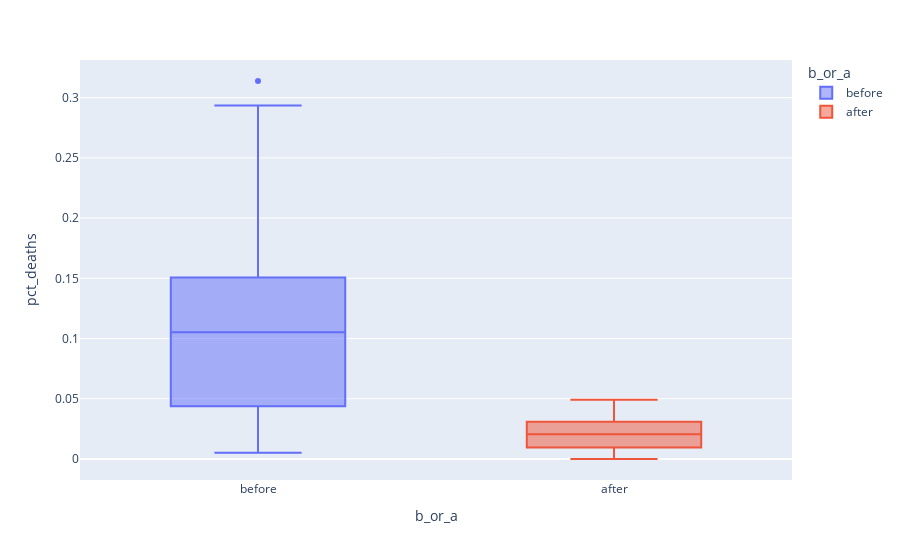

Notebook code cell kept with this figure:
### Code cell
# ba = df_monthly.b_or_a.value_counts()
fig = px.box(df_monthly, x='b_or_a', y='pct_deaths',
             color='b_or_a')
fig.show()

### Figure 1 — Plotly figure (JSON) as saved in the notebook; plotly's stock layout.template omitted (floating-point values rounded to 4 significant figures)
{"data": [{"alignmentgroup": "True", "hovertemplate": "b_or_a=%{x}<br>pct_deaths=%{y}<extra></extra>", "legendgroup": "before", "marker": {"color": "#636efa"}, "name": "before", "notched": false, "offsetgroup": "before", "orientation": "v", "showlegend": true, "type": "box", "x": ["before", "before", "before", "before", "before", "before", "before", "before", "before", "before", "before", "before", "before", "before", "before", "before", "before", "before", "before", "before", "before", "before", "before", "before", "before", "before", "before", "before", "before", "before", "before", "before", "before", "before", "before", "before", "before", "before", "before", "before", "before", "before", "before", "before", "before", "before", "before", "before", "before", "before", "before", "before", "before", "before", "before", "before", "before", "before", "before", "before", "before", "before", "before", "before", "before", "before", "before", "before", "before", "before", "before", "before", "before", "before", "before", "before"], "x0": " ", "xaxis": "x", "y": [0.1457, 0.07531, 0.04332, 0.01569, 0.007843, 0.05, 0.08421, 0.01351, 0.01878, 0.1102, 0.2255, 0.2085, 0.1222, 0.1023, 0.1074, 0.03226, 0.06593, 0.2078, 0.2546, 0.1839, 0.2934, 0.2297, 0.3138, 0.1912, 0.1597, 0.1241, 0.1193, 0.06098, 0.04082, 0.005236, 0.01554, 0.02262, 0.176, 0.07143, 0.08051, 0.1516, 0.1128, 0.1703, 0.1731, 0.05833, 0.02679, 0.04369, 0.0632, 0.01224, 0.03226, 0.1102, 0.1055, 0.07591, 0.04745, 0.04452, 0.04231, 0.04392, 0.07143, 0.06122, 0.03586, 0.1055, 0.1484, 0.1094, 0.1049, 0.1339, 0.1809, 0.1543, 0.1897, 0.1344, 0.1015, 0.131, 0.1806, 0.1439, 0.1496, 0.1077, 0.05369, 0.03215, 0.01923, 0.03607, 0.1827, 0.1224], "y0": " ", "yaxis": "y"}, {"alignmentgroup": "True", "hovertemplate": "b_or_a=%{x}<br>pct_deaths=%{y}<extra></extra>", "legendgroup": "after", "marker": {"color": "#EF553B"}, "name": "after", "notched": false, "offsetgroup": "after", "orientation": "v", "showlegend": true, "type": "box", "x": ["after", "after", "after", "after", "after", "after", "after", "after", "after", "after", "after", "after", "after", "after", "after", "after", "after", "after", "after", "after", "after", "after"], "x0": " ", "xaxis": "x", "y": [0.02239, 0.012, 0.01894, 0.0458, 0.03957, 0.04472, 0.0293, 0.03534, 0.006873, 0, 0.006557, 0.009585, 0.01136, 0.003717, 0, 0.009615, 0.02341, 0.02903, 0.0134, 0.02233, 0.03085, 0.04926], "y0": " ", "yaxis": "y"}], "layout": {"boxmode": "overlay", "legend": {"title": {"text": "b_or_a"}, "tracegroupgap": 0}, "margin": {"t": 60}, "xaxis": {"anchor": "y", "categoryarray": ["before", "after"], "categoryorder": "array", "domain": [0, 1], "title": {"text": "b_or_a"}}, "yaxis": {"anchor": "x", "domain": [0, 1], "title": {"text": "pct_deaths"}}}}
